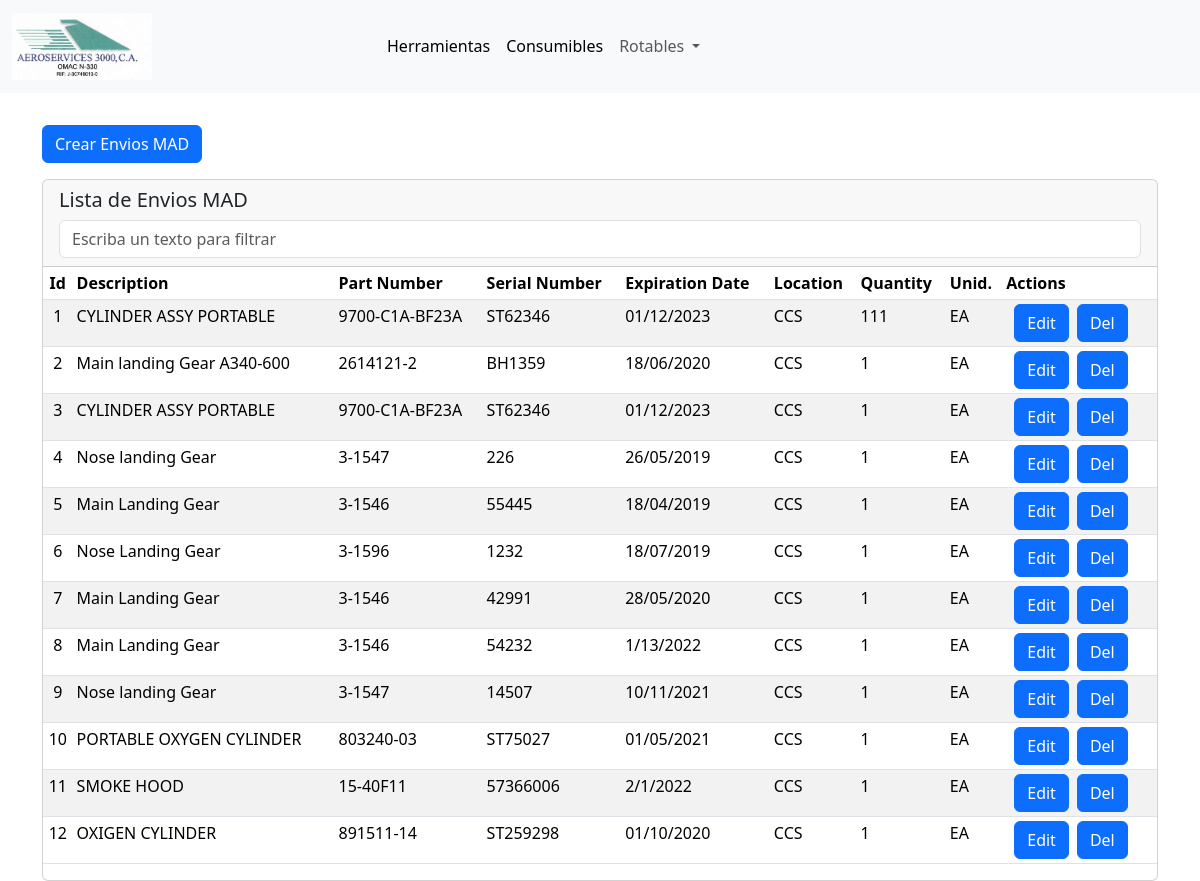
Screenshot of /envios_mad/envios_mad_list with the database file from the repository.
### app/backend/models/rotables.py (models this page shows, shortened)
class BaseModel(db.Model):
    __abstract__ = True  # Esto indica que esta clase no debe crearse como tabla en la base de datos
    id = db.Column(db.Integer, primary_key=True)
    description = db.Column(db.String(128), nullable=True)
    part_num = db.Column(db.String(128), nullable=False)
    serial_num = db.Column(db.String(32), nullable=False)
    expiration_date = db.Column(db.String(16), nullable=False)
    location = db.Column(db.String(8), nullable=False)
    quantity = db.Column(db.String(8), nullable=True)
    type_quantity = db.Column(db.String(16), nullable=True)
    def to_dict(self):
        return {
            'id': self.id,
            'description': self.description,
            'part_num': self.part_num,
            'serial_num': self.serial_num,
            'expiration': self.expiration_date,
            'location': self.location,
            'quantity': self.quantity,
            'type_quantity': self.type_quantity,
        }

class EnvioMAD(BaseModel):
    __tablename__ = 'envios_mad'  # Nombre de la tabla en la base de datos

### app/backend/web_endpoints/rotables/routes_envioMAD.py (the view)
@bp.route('/envios_mad_list', methods=['GET'])
def envios_mad_list():
    mgr = MgrdbRotablesEnvioMAD()
    all_list = mgr.get_all()
    envios_mad_dict = [envio_mad.to_dict() for envio_mad in all_list]
    vargs = RotableVARGS()
    vargs.table_name = "Lista de Envios MAD"
    vargs.table_id = "table_envios_mad"
    vargs.search_box = "search_envios_mad"
    return render_template(
        'wp_envios_mad_list.html',
        datadict=envios_mad_dict,
        vargs=vargs,
        form_url="envios_mad.envios_mad_form",
        del_url="envios_mad.envios_mad_delete",
        type_rotable_tittle="Envios MAD"
    )

### app/backend/managers/MgrdbBase.py (called while the page is built)
    def get_all(self):
        return self.model.query.all()

### app/frontend/templates/wp_envios_mad_list.html (shortened to what this page needs)
{% extends 'base.html' %}
{% from 'macro_envios_mad.jinja2' import macro_list_envios_mad_model with context %}
{% from 'macro_buttons.jinja2' import button_create_entity with context %}
{% set table_id = vargs.table_id %}
{% set search_box = vargs.search_box %}
{% set title_button = "Crear " + type_rotable_tittle %}
{% set id_button = "crear_" + type_rotable_tittle + "_button" %}
{% block content %}
<div class="container mt-3 mb-3">
    {{ button_create_entity(form_url, title_button, id_button) }}
</div>
{{ macro_list_envios_mad_model(datadict, vargs, form_url, del_url) }}
{% endblock %}

### app/frontend/macros/macro_envios_mad.jinja2 (shortened to what this page needs)
{% from 'macro_buttons.jinja2' import button_edit_entity %}
{% from 'macro_buttons.jinja2' import button_delete_entity %}
{% macro macro_list_envios_mad_model(datadict, vargs, form_url=none, delete_url=none) %}
<div class="container">
    <div class="card">
      <div class="card-header">
        <div>
          <h5 class="">{{vargs.table_name}}</h5>
        </div>
        <div class="d-flex">
          <input class="form-control flex-grow-1" type="text" id="{{vargs.search_box}}" placeholder="Escriba un texto para filtrar">
        </div>
      </div>
      <div class="table-responsive">
          <table class="table table-striped table-sm" id="{{vargs.table_id}}">
              <thead>
                  <th class="text-center">{{ vargs.id }}</th>
                  <th>{{ vargs.description }}</th>
                  <th>{{ vargs.part_num }}</th>
                  <th>{{ vargs.serial_num }}</th>
                  <th>{{ vargs.expiration }}</th>
                  <th>{{ vargs.location }}</th>
                  <th>{{ vargs.quantity }}</th>
                  <th>{{ vargs.type_quantity }}</th>
                  <th>Actions</th>
              </thead>
              <tbody>
                  {% for data in datadict %}
                  {% set id_edit_button = "edit_rotable_" + data.id|string %}
                  {% set id_del_button = "del_rotable_" + data.id|string %}
                  <tr>
                    <td class="text-center">{{ data.id }}</td>
                    <td>{{ data.description }}</td>
                    <td>{{ data.part_num }}</td>
                    <td>{{ data.serial_num }}</td>
                    <td>{{ data.expiration }}</td>
                    <td>{{ data.location }}</td>
                    <td>{{ data.quantity }}</td>
                    <td>{{ data.type_quantity }}</td>
                    <td>
                        <div class="d-flex mx-1">
                            <div class="mx-1">
                                {{ button_edit_entity(form_url, data.id, id_edit_button) }}
                            </div>
                            <div class="mx-1">
                                {{ button_delete_entity(delete_url, data.id, id_del_button) }}
                            </div>
                        </div>
                    </td>
                  </tr>
                  {% endfor %}
              </tbody>
          </table>
      </div>
    </div>
  </div>
{% endmacro %}

### app/frontend/macros/macro_buttons.jinja2 (shortened to what this page needs)
{% macro button_create_entity(url, title, id_botton) %}
<a id="boton{{ id_botton }}" class="btn btn-primary mt-3" role="button"
    title="{{ title }}"
    alt="{{ title }}"
    href="{{ url_for(url) }}"
    data-href="{{ url }}"
    data-disable-loading="true">
     {{ title }}
</a>
{% endmacro %}
{% macro button_edit_entity(url, id_entity, id_botton) %}
<a id="boton{{ id_botton }}" class="btn btn-primary" role="button"
    title="edit"
    alt="edit"
    href="{{ url_for(url, id=id_entity) }}"
    data-href="{{ url }}"
    data-disable-loading="true">
     Edit
</a>
{% endmacro %}
{% macro button_delete_entity(url, id_entity, id_botton) %}
<a id="boton{{ id_botton }}" class="btn btn-primary" role="button"
    title="edit"
    alt="edit"
    href="{{ url_for(url, id=id_entity) }}"
    data-href="{{ url }}"
    data-disable-loading="true">
     Del
</a>
{% endmacro %}

### rows the page displays
EnvioMAD: id "1", description "CYLINDER ASSY PORTABLE", part_num "9700-C1A-BF23A", serial_num "ST62346", expiration "01/12/2023", location "CCS", quantity "111", type_quantity "EA"
EnvioMAD: id "2", description "Main landing Gear A340-600", part_num "2614121-2", serial_num "BH1359", expiration "18/06/2020", location "CCS", quantity "1", type_quantity "EA"
EnvioMAD: id "3", description "CYLINDER ASSY PORTABLE", part_num "9700-C1A-BF23A", serial_num "ST62346", expiration "01/12/2023", location "CCS", quantity "1", type_quantity "EA"
EnvioMAD: id "4", description "Nose landing Gear", part_num "3-1547", serial_num "226", expiration "26/05/2019", location "CCS", quantity "1", type_quantity "EA"
EnvioMAD: id "5", description "Main Landing Gear", part_num "3-1546", serial_num "55445", expiration "18/04/2019", location "CCS", quantity "1", type_quantity "EA"
EnvioMAD: id "6", description "Nose Landing Gear", part_num "3-1596", serial_num "1232", expiration "18/07/2019", location "CCS", quantity "1", type_quantity "EA"
EnvioMAD: id "7", description "Main Landing Gear", part_num "3-1546", serial_num "42991", expiration "28/05/2020", location "CCS", quantity "1", type_quantity "EA"
EnvioMAD: id "8", description "Main Landing Gear", part_num "3-1546", serial_num "54232", expiration "1/13/2022", location "CCS", quantity "1", type_quantity "EA"
EnvioMAD: id "9", description "Nose landing Gear", part_num "3-1547", serial_num "14507", expiration "10/11/2021", location "CCS", quantity "1", type_quantity "EA"
EnvioMAD: id "10", description "PORTABLE OXYGEN CYLINDER", part_num "803240-03", serial_num "ST75027", expiration "01/05/2021", location "CCS", quantity "1", type_quantity "EA"
EnvioMAD: id "11", description "SMOKE HOOD", part_num "15-40F11", serial_num "57366006", expiration "2/1/2022", location "CCS", quantity "1", type_quantity "EA"
EnvioMAD: id "12", description "OXIGEN CYLINDER", part_num "891511-14", serial_num "ST259298", expiration "01/10/2020", location "CCS", quantity "1", type_quantity "EA"

### other values shown
{{ title }} "Crear Envios MAD"
{{ vargs.table_name }} "Lista de Envios MAD"
{{ vargs.id }} "Id"
{{ vargs.description }} "Description"
{{ vargs.part_num }} "Part Number"
{{ vargs.serial_num }} "Serial Number"
{{ vargs.expiration }} "Expiration Date"
{{ vargs.location }} "Location"
{{ vargs.quantity }} "Quantity"
{{ vargs.type_quantity }} "Unid."
